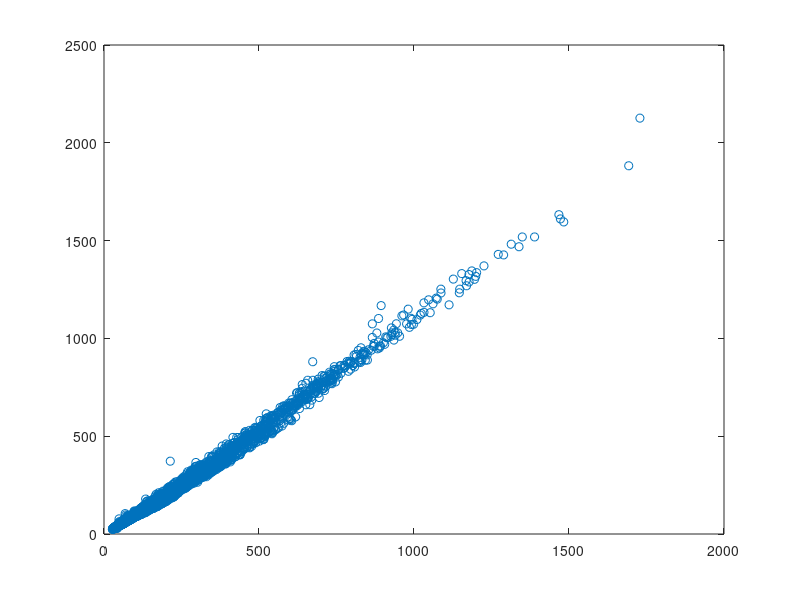

The MATLAB source for this figure:
function PMCalib()
load('aqCalib.mat');
Diam=[0.265 0.290 0.325 0.375 0.425 0.475 0.540 0.615 0.675 0.750 0.900 1.150 1.450 1.800 2.250 2.750 3.250 3.750 4.500 5.750 7.000 8.000 9.250]';
Dens=[2750 2750 2750 2750 2750 2750 2750 2750 2750 2750 2750 2850 2850 2850 2850 2180 2180 2180 2180 2180 2180 2180 2180]'; 
Mass=((4*pi/3)*(Diam./2).^3).*Dens/1000000;

PM1mod=aqCalibNUM(:,1:11)*Mass(1:11);
PM25mod=aqCalibNUM(:,1:15)*Mass(1:15);
PM10mod=aqCalibNUM(:,1:23)*Mass(1:23);

plot(PM10mod,aqCalibPM(:,1),'o')
save('aqCalibMod.mat','PM1mod','PM25mod','PM10mod');

end
